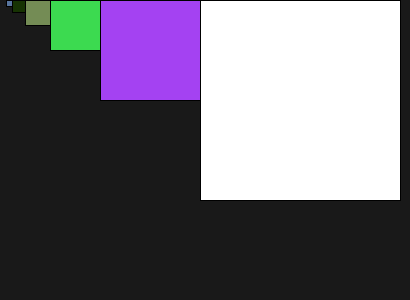
Frame 1 (no input)
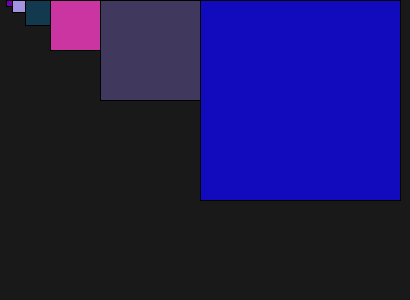
Frame 60 (the mouse pressed at the canvas centre just before this capture)
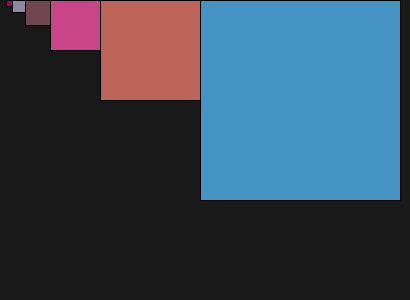
Frame 120 (the mouse held since frame 60 and released just before this capture)

The Processing sketch that drew these frames (run headless with seeded random() and noise(); from frame 60 on, the mouse is pressed at the canvas centre):

// Processing sketch: Aufgabe_3
// ── Aufgabe_3.pde
float Farbe1;
float Farbe2;
float Farbe3;

void setup () {
size (410 ,300);

}

void draw(){
 
  background(25);
  drawRect(width-210, height-height, 200);
}

void drawRect(float x, float y, float d){
   float Farbe1=random(255);
  float Farbe2=random(255);
  float Farbe3=random(255);
 rect(x, y, d, d);
 if(d> 10){
   fill(Farbe1, Farbe2, Farbe3);
 drawRect(x-d/2, y, d/2);
 }
}
  
